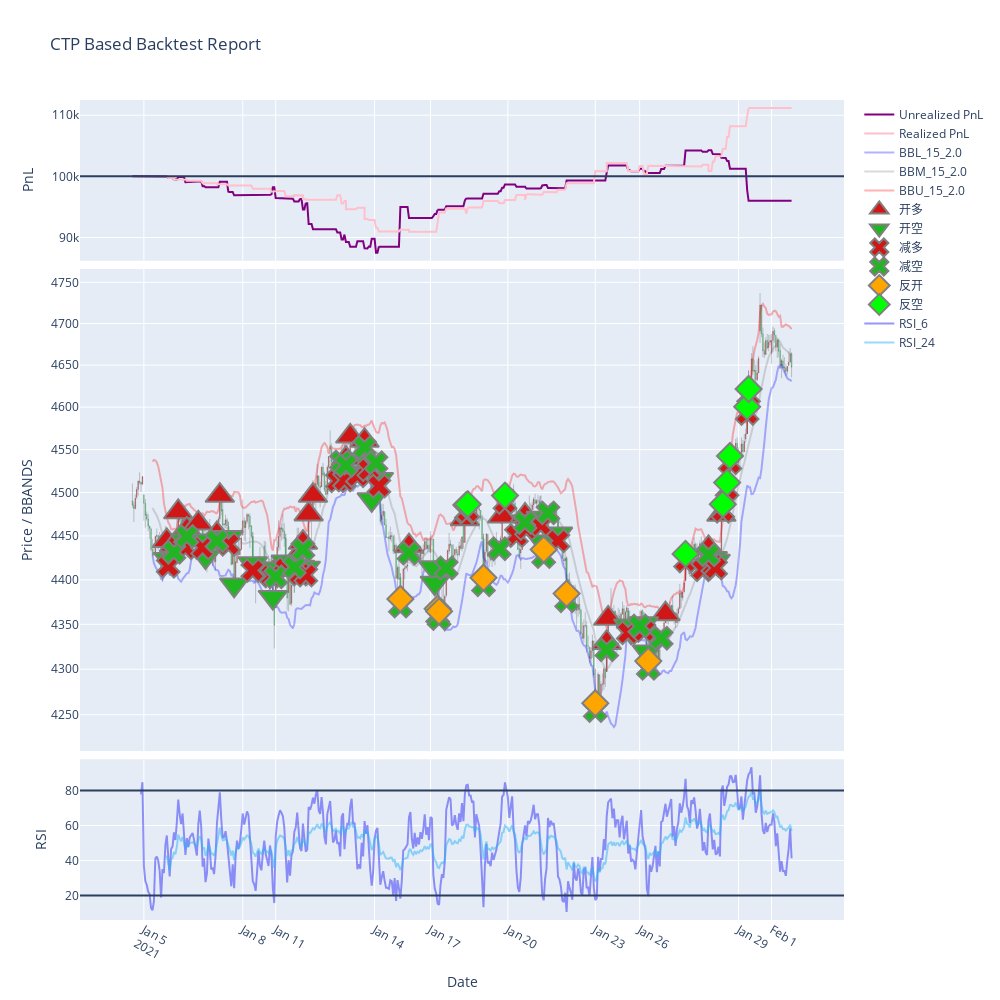

Notebook source saved alongside this figure:
### Markdown cell above
# Report Visualization (Zoom In/Out)

### Code cell
import utils
f = pd.read_csv(f'./feature/{instrument}/{freq}.csv', index_col=0, parse_dates=True)
f = f[(f.TradeDate >= int(start_date)) & (f.TradeDate <= int(end_date))]
res = bt.result()
res.index = pd.to_datetime(res['datetime'].dt.strftime('%Y-%m-%d %H:%M'))
df = pd.merge(f, res, left_index=True, right_index=True, how='outer', suffixes=('', '_1'))
df['total_pnl'].iloc[0] = bt.capital
fig = utils.GetVisual(df, freq)
fig.show()

### Figure 1 — Plotly figure (JSON) as saved in the notebook; plotly's stock layout.template omitted (floating-point values rounded to 4 significant figures; data arrays with more than 128 entries replaced by an {"elided": "..."} marker saying what was removed)
{"data": [{"hoverinfo": "none", "line": {"color": "Purple", "width": 2}, "name": "Unrealized PnL", "type": "scatter", "x": {"elided": "509 str values"}, "xaxis": "x", "y": {"elided": "509 float values"}, "yaxis": "y"}, {"hoverinfo": "none", "line": {"color": "Pink", "width": 2}, "name": "Realized PnL", "type": "scatter", "x": {"elided": "509 str values"}, "xaxis": "x", "y": {"elided": "509 float values"}, "yaxis": "y"}, {"close": {"elided": "509 float values"}, "decreasing": {"fillcolor": "#00ff44", "line": {"color": "#000000", "width": 0.3}}, "high": {"elided": "509 float values"}, "increasing": {"fillcolor": "#ff0000", "line": {"color": "#000000", "width": 0.3}}, "low": {"elided": "509 float values"}, "opacity": 0.7, "open": {"elided": "509 float values"}, "showlegend": false, "type": "candlestick", "x": {"elided": "509 str values"}, "xaxis": "x2", "yaxis": "y2"}, {"line": {"color": "blue", "width": 2}, "name": "BBL_15_2.0", "opacity": 0.3, "type": "scatter", "x": {"elided": "509 str values"}, "xaxis": "x2", "y": {"elided": "509 float values"}, "yaxis": "y2"}, {"line": {"color": "grey", "width": 2}, "name": "BBM_15_2.0", "opacity": 0.3, "type": "scatter", "x": {"elided": "509 str values"}, "xaxis": "x2", "y": {"elided": "509 float values"}, "yaxis": "y2"}, {"line": {"color": "red", "width": 2}, "name": "BBU_15_2.0", "opacity": 0.3, "type": "scatter", "x": {"elided": "509 str values"}, "xaxis": "x2", "y": {"elided": "509 float values"}, "yaxis": "y2"}, {"marker": {"color": "#cf1717", "line": {"color": "grey", "width": 2}, "size": 25, "symbol": "triangle-up"}, "mode": "markers", "name": "开多", "opacity": 1, "type": "scatter", "x": {"elided": "509 str values"}, "xaxis": "x2", "y": {"elided": "509 float values"}, "yaxis": "y2"}, {"marker": {"color": "#21b521", "line": {"color": "grey", "width": 2}, "size": 25, "symbol": "triangle-down"}, "mode": "markers", "name": "开空", "opacity": 1, "type": "scatter", "x": {"elided": "509 str values"}, "xaxis": "x2", "y": {"elided": "509 float values"}, "yaxis": "y2"}, {"marker": {"color": "#cf1717", "line": {"color": "grey", "width": 2}, "size": 20, "symbol": "x"}, "mode": "markers", "name": "减多", "opacity": 1, "type": "scatter", "x": {"elided": "509 str values"}, "xaxis": "x2", "y": {"elided": "509 float values"}, "yaxis": "y2"}, {"marker": {"color": "#21b521", "line": {"color": "grey", "width": 2}, "size": 20, "symbol": "x"}, "mode": "markers", "name": "减空", "opacity": 1, "type": "scatter", "x": {"elided": "509 str values"}, "xaxis": "x2", "y": {"elided": "509 float values"}, "yaxis": "y2"}, {"marker": {"color": "orange", "line": {"color": "grey", "width": 2}, "size": 20, "symbol": "diamond"}, "mode": "markers", "name": "反开", "opacity": 1, "type": "scatter", "x": {"elided": "509 str values"}, "xaxis": "x2", "y": {"elided": "509 float values"}, "yaxis": "y2"}, {"marker": {"color": "lime", "line": {"color": "grey", "width": 2}, "size": 20, "symbol": "diamond"}, "mode": "markers", "name": "反空", "opacity": 1, "type": "scatter", "x": {"elided": "509 str values"}, "xaxis": "x2", "y": {"elided": "509 float values"}, "yaxis": "y2"}, {"line": {"color": "#2f2ff5", "width": 2}, "name": "RSI_6", "opacity": 0.5, "type": "scatter", "x": {"elided": "509 str values"}, "xaxis": "x3", "y": {"elided": "509 float values"}, "yaxis": "y3"}, {"line": {"color": "#2fb3f5", "width": 2}, "name": "RSI_24", "opacity": 0.5, "type": "scatter", "x": {"elided": "509 str values"}, "xaxis": "x3", "y": {"elided": "509 float values"}, "yaxis": "y3"}], "layout": {"autosize": false, "height": 1000, "shapes": [{"type": "line", "x0": 0, "x1": 1, "xref": "x domain", "y0": 100000, "y1": 100000, "yref": "y"}, {"type": "line", "x0": 0, "x1": 1, "xref": "x3 domain", "y0": 80, "y1": 80, "yref": "y3"}, {"type": "line", "x0": 0, "x1": 1, "xref": "x3 domain", "y0": 20, "y1": 20, "yref": "y3"}], "showlegend": true, "title": {"text": "CTP Based Backtest Report"}, "width": 1000, "xaxis": {"anchor": "y", "domain": [0, 1], "matches": "x3", "rangeslider": {"visible": false}, "showticklabels": false}, "xaxis2": {"anchor": "y2", "domain": [0, 1], "matches": "x3", "rangeslider": {"visible": false}, "showticklabels": false}, "xaxis3": {"anchor": "y3", "domain": [0, 1], "rangebreaks": [{"dvalue": 900000, "values": {"elided": "2203 str values"}}], "rangeslider": {"visible": false}, "title": {"text": "Date"}}, "yaxis": {"anchor": "x", "autorange": true, "domain": [0.804, 1], "fixedrange": false, "title": {"text": "PnL"}}, "yaxis2": {"anchor": "x2", "domain": [0.206, 0.794], "title": {"text": "Price / BBANDS"}, "type": "log"}, "yaxis3": {"anchor": "x3", "domain": [0, 0.196], "title": {"text": "RSI"}}}}
